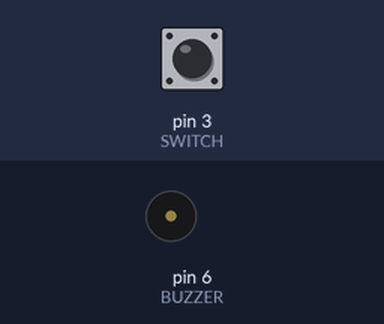
Simulated run of this sketch. Board: Arduino Uno, built with avr-gcc and run on an emulated ATmega328P. On the bench: buzzer (waves = sounding). The test bench sets the inputs (shaded band); at power-on: pin 3 (SWITCH) HIGH.

Above: at 0.05 s.
At 2.85 s:
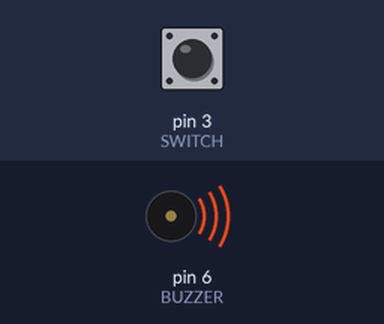
Timing chart, 0 to 3.1 s (numbered marks = the images above):
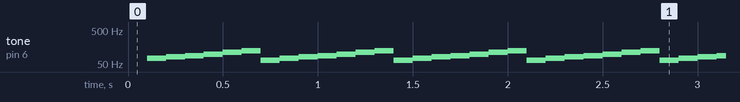

The sketch:

BUZZER_MDULE_SPEC1.ino
```cpp
#define SWITCH 3
#define BUZZER 6

#define SWITCH_PRESSED 1

int buzzerToggle = 0;

#define toneC 0
#define toneD 1
#define toneE 2
#define toneF 3
#define toneG 4
#define toneA 5
#define toneB 6

// Piezo Buzzer
//  - Piezo buzzer is a small module that can make a simple sound when using Arduino.
//    The peizo buzzer makes a sound using the piezo effect.
//    Although the principle of piezo buzzer is simple,
//    it can be used in various ways because it can output ultrasonic waves above 20,000Hz.
//
//    If the piezo buzzer is signaled according to the frequency below,
//    the piezo buzzer will output an octave scale.

//    Example (Octave 2)
//    │  C   │  65.4064 │
//    │  D   │  73.4162 │
//    │  E   │  82.7817 │
//    │  F   │  87.3071 │
//    │  G   │  97.9989 │
//    │  A   │ 110.0000 │
//    │  B   │ 123.4708 │

void setup() {
  Serial.begin(9600);
  pinMode(BUZZER, OUTPUT);
  pinMode(SWITCH, INPUT_PULLUP);
}

void loop() {
  //******************************************************//
  // Sample Code
  // - Piezo Buzzer On

  // tone function : tone(pin_number, frequency)
  //   - Parameter 1 [pin_number]   : Arduino pin number
  //   - Parameter 2 [frequency]    : freqeuncy of tone

  // If switch is pressed, then buzzer tone change
  if(digitalRead(SWITCH) == SWITCH_PRESSED)
  {
    buzzerToggle++;
    delay(100);
  }

  if(buzzerToggle == 7)         buzzerToggle = 0;

  switch(buzzerToggle)
  {
    case toneC:
      tone(BUZZER, 65.4064);
      break;
    case toneD:
      tone(BUZZER, 73.4162);
      break;
    case toneE:
    tone(BUZZER, 82.7817);
    break;
    case toneF:
    tone(BUZZER, 87.3071);
    break;
    case toneG:
    tone(BUZZER, 97.9989);
    break;
    case toneA:
    tone(BUZZER, 110.0000);
    break;
    case toneB:
    tone(BUZZER, 123.4708);
    break;
    default:
    noTone(BUZZER);
    break;
  }
}
```

Measured:
- by itself, tone on pin 6 (BUZZER): repeats every 0.70 s: 82 Hz 0.10 s, 87 Hz 0.10 s, 97 Hz 0.10 s, 110 Hz 0.10 s, 123 Hz 0.10 s, 65 Hz 0.10 s, 73 Hz 0.10 s
